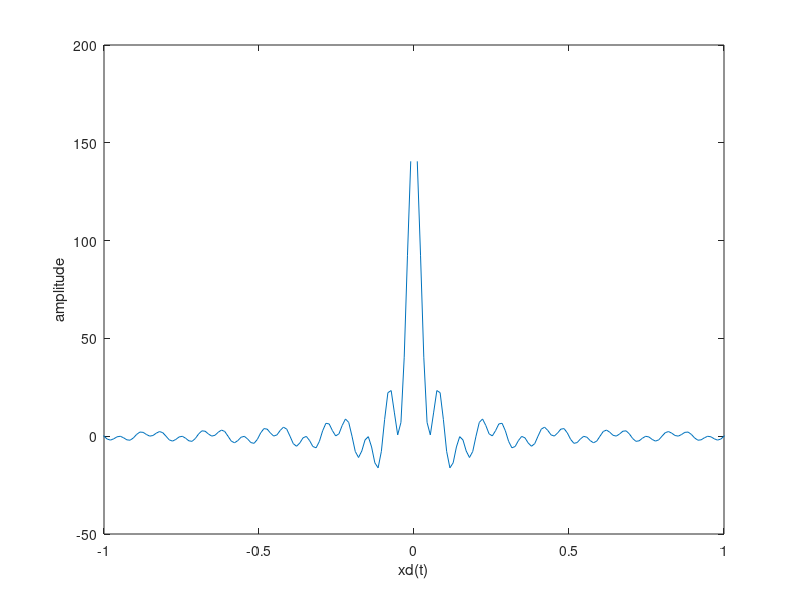
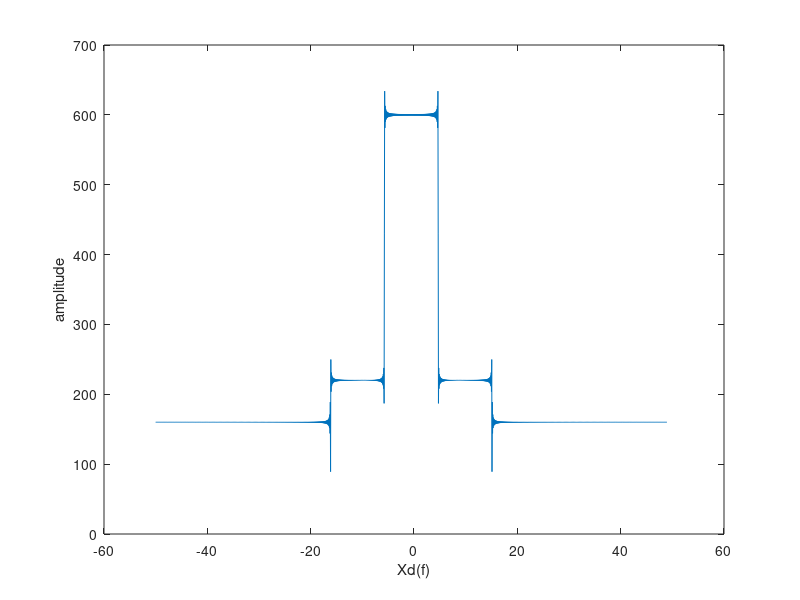

These charts were generated, in order, by the following MATLAB code:
clear all

t=-10:1/95:10;
xdt=8./(pi.*t).*sin(20.*pi.*t).*cos(10.*pi.*t);

figure
plot(t,xdt)
xlim([-1 1])
xlabel('xd(t)')
ylabel('amplitude')

xdt(isnan(xdt))=0;
xdf=fft(xdt);
f=(0:length(xdf)-1)*99/length(xdf); 

figure
plot(f-50,abs(fftshift(xdf)))
xlabel('Xd(f)')
ylabel('amplitude')